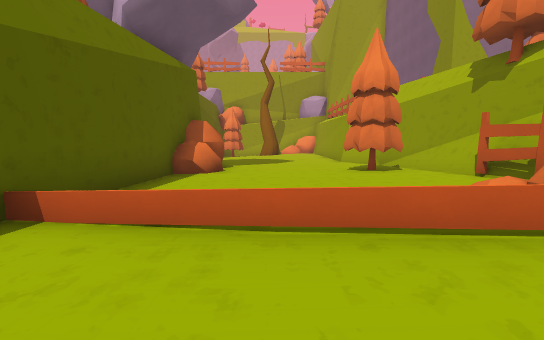
view 1 (above)

16 first-person views from a walk through a level from a Godot 3-D game. The camera is 1.2 m above the floor, tilts 6° down and sees 90° across. The floor is counted in squares, 1.72 m on a side. Each view is taken from the middle of a square. On the plan, view 1 faces up. The plan holds only what a view shows up to about 9 squares ahead; the rest is blank. The place goes on beyond the plan. Flat picture figures and markers are left out.

view 2
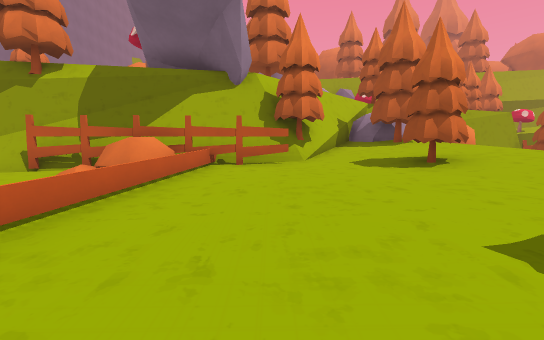

view 3
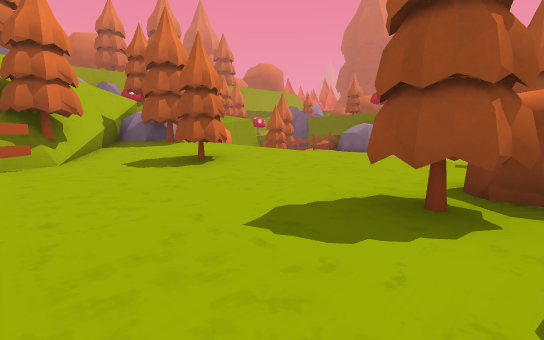

view 4
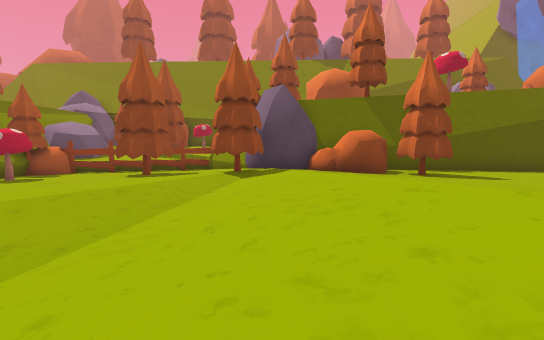

view 5
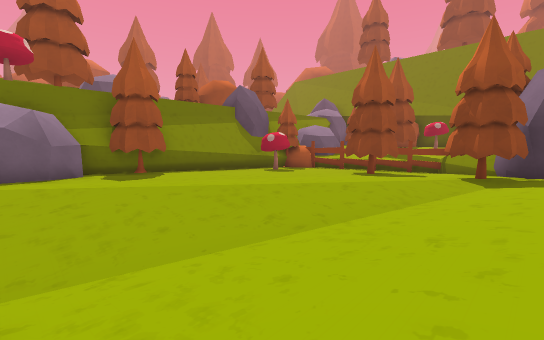

view 6
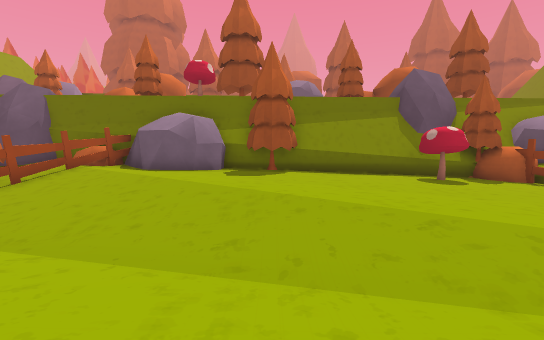

view 7
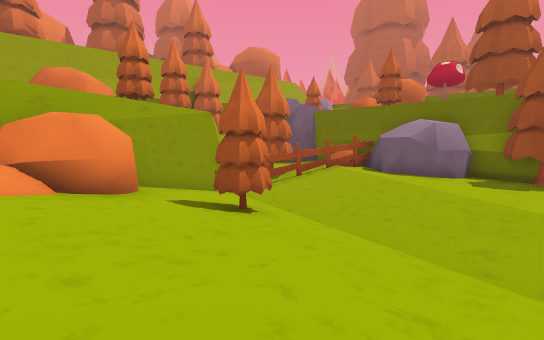

view 8
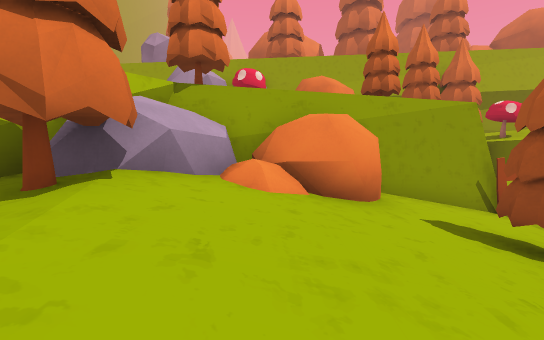

view 9
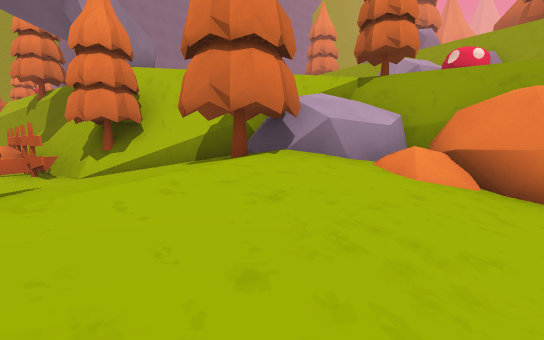

view 10
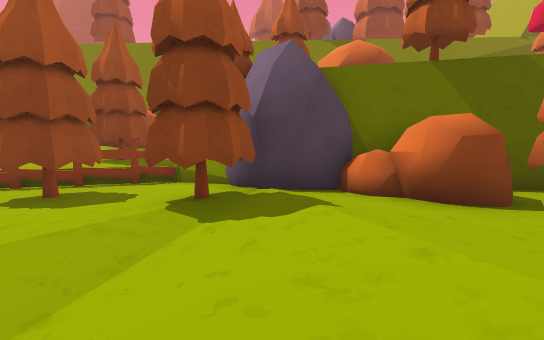

view 11
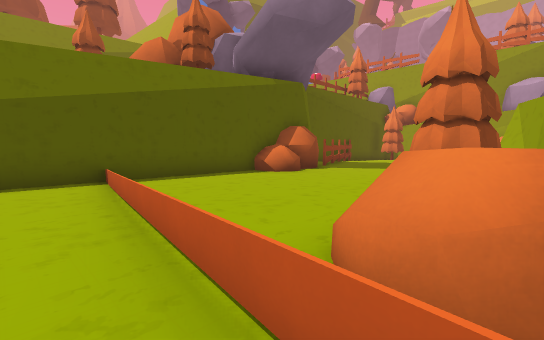

view 12
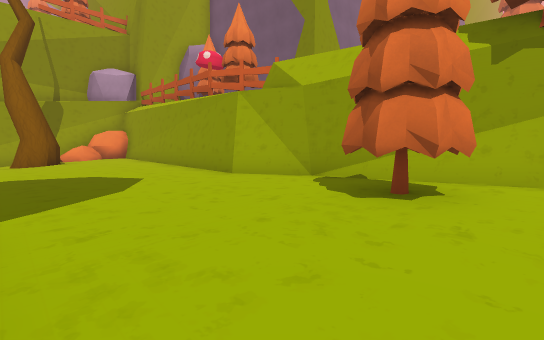

view 13
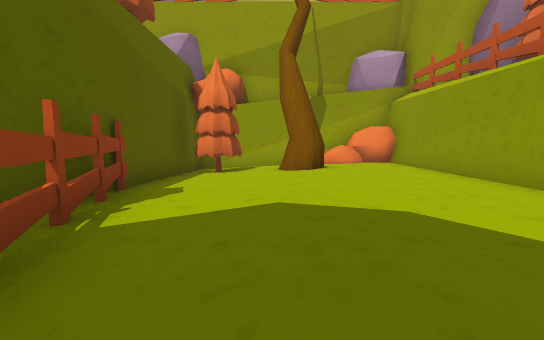

view 14
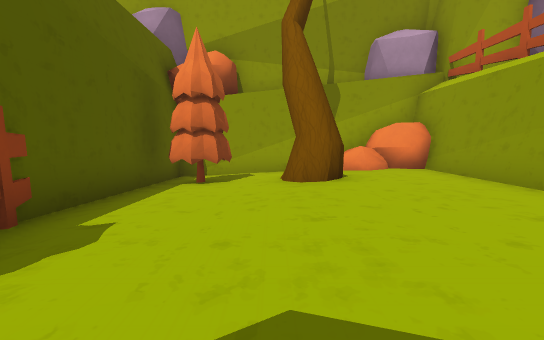

view 15
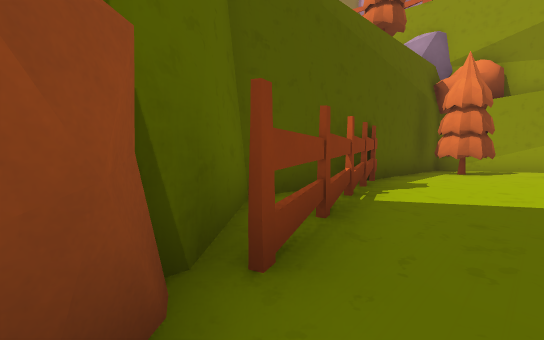

view 16
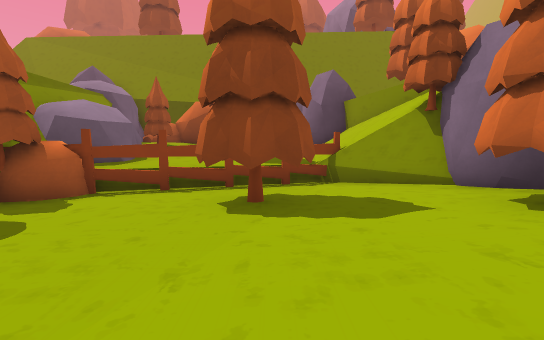

### Floor plan
Key: @ floor where view 1 was taken; # wall or solid block; x gap in a wall; . main floor; : floor 0.25 m higher than the main floor; - floor 0.25 m lower than the main floor; + floor 0.5 m higher than the main floor; _ floor 0.5 m lower than the main floor; / step, stairs or slope; = window, fence, low wall or low ledge; ^ raised ledge; T tree; R rock.
Columns run from 8 left of view 1 to 10 right of it. Each row starts with its distance up from view 1.
 20     ########
 19     #_---/##
 18     #TT/#..#
 17     #T-.#..#
 16     #--....#
 15     #-.....#
 14     #......#
 13     ##.....#
 12     ##.....#
 11      #.....##
 10      ##.....#
  9       #.....#
  8       #....T##
  7      #^...TT##
  6      #....::/#
  5      #...:::/#
  4      #:::::/:#
  3      #:::::=^#
  2      #:=x===^#
  1      #::::::+##
  0      #::@::++##
 -1      #::::+++###
 -2      #::::++///##
 -3      #TT:++TT/TTR
 -4      ##:++////TTR
 -5      ##://////T/RR#
 -6      #://///////=##
 -7     ##R/////////###
 -8    ##:TT:////////##
 -9 ^^^#..T:+//////T//#
-10  ^^-...::+////////#
-11  ^^#TTT.:::+//////#
-12  T^#-T...:::+////##
-13  ^^#--....:::++//#
-14  ^^^#-#...::::++/#
-15 RRR^####..:T:RRR#=
-16    ########T## R##

Positions as (right, up) in squares from view 1, and headings:
1: (0, 0), facing up
2: (-2, 0), facing right
3: (-2, 0), facing down-right
4: (6, -7), facing left
5: (6, -7), facing down-left
6: (3, -7), facing down
7: (3, -6), facing down-right
8: (4, -6), facing right
9: (4, -7), facing up-right
10: (2, -7), facing left
11: (4, 1), facing up-left
12: (-1, 6), facing up-right
13: (-1, 10), facing up
14: (-1, 12), facing up
15: (-1, 9), facing up-left
16: (1, -11), facing left
